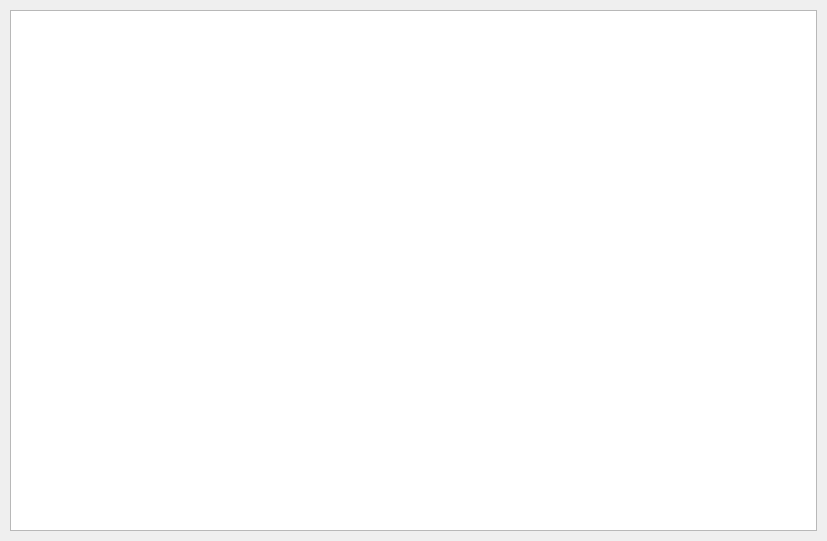
<?xml version='1.0' encoding='UTF-8'?>
<ui version="4.0">
 <class>frm_catalog_info</class>
 <widget class="QWidget" name="frm_catalog_info">
  <property name="geometry">
   <rect>
    <x>0</x>
    <y>0</y>
    <width>827</width>
    <height>541</height>
   </rect>
  </property>
  <property name="minimumSize">
   <size>
    <width>700</width>
    <height>220</height>
   </size>
  </property>
  <property name="maximumSize">
   <size>
    <width>999999</width>
    <height>999999</height>
   </size>
  </property>
  <property name="windowTitle">
   <string>Settings</string>
  </property>
  <layout class="QVBoxLayout" name="verticalLayout">
   <property name="spacing">
    <number>0</number>
   </property>
   <property name="leftMargin">
    <number>0</number>
   </property>
   <property name="topMargin">
    <number>0</number>
   </property>
   <property name="rightMargin">
    <number>0</number>
   </property>
   <property name="bottomMargin">
    <number>0</number>
   </property>
   <item>
    <widget class="QFrame" name="frame_content">
     <property name="frameShape">
      <enum>QFrame::NoFrame</enum>
     </property>
     <property name="frameShadow">
      <enum>QFrame::Raised</enum>
     </property>
     <layout class="QVBoxLayout" name="verticalLayout_2">
      <property name="spacing">
       <number>10</number>
      </property>
      <property name="leftMargin">
       <number>10</number>
      </property>
      <property name="topMargin">
       <number>10</number>
      </property>
      <property name="rightMargin">
       <number>10</number>
      </property>
      <property name="bottomMargin">
       <number>10</number>
      </property>
      <item>
       <widget class="QTableWidget" name="tbl_catalog_info" />
      </item>
     </layout>
    </widget>
   </item>
  </layout>
 </widget>
 <connections />
</ui>
